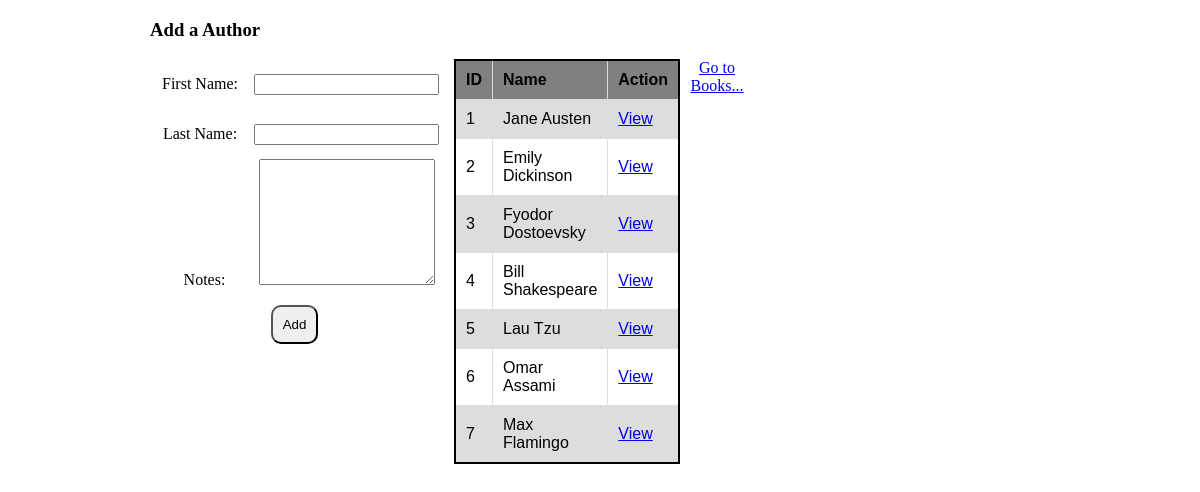
The app's page /authors with its own data.
### books_authors_app/models.py (models this page shows)
class Author(models.Model):
    first_name = models.CharField(max_length=45)
    last_name = models.CharField(max_length=45)
    notes = models.TextField()
    books = models.ManyToManyField(Book, related_name="authors")
    created_at = models.DateTimeField(auto_now_add=True)
    updated_at = models.DateTimeField(auto_now=True)

### books_authors_app/views.py (the view)
# urls.py: path('authors', views.authors),
def authors(request):
    context={
        'all_authors': Author.objects.all(),
    }
    return render(request, 'index.html', context)

### books_authors_app/templates/index.html (shortened to what this page needs)
<!DOCTYPE html>
<html lang="en">
<head>
    {% load static %}
    <link rel="stylesheet" href="{% static 'style.css' %}">
</head>
<body>
    <div id="wrapper">
        {% if all_books %}
            <h3>Add a Book</h3>
            <div class="add">
                <form action="/add_book" method="POST">
                    {% csrf_token %}
                    <p>Title: </p>
                    <input type="text" name="title"><br>
                    <p>Description: </p>
                    <textarea name="desc" id="desc"></textarea><br>
                    <input class="submit_it" type="submit" value="Add">
                </form>
            </div>
            <div class="all">
                <table>
                    <tr>
                        <th>ID</th>
                        <th>Title</th>
                        <th>Action</th>
                    </tr>
                    {% for book in all_books %}
                    <tr>
                        <td>{{book.id}}</td>
                        <td>{{book.title}}</td>
                        <td><a href="/book/{{book.id}}">View</a></td>
                    </tr>
                    {% endfor %}
                </table>
                <a id="link_it" href="authors">Go to Authors...</a>
            </div>
        {% else %}
            <h3>Add a Author</h3>
            <div class="add">
                <form action="/add_author" method="POST">
                    <p>First Name: </p>
                    <input type="text" name="f_name"><br>
                    <p>Last Name: </p>
                    <input type="text" name="l_name"><br>
                    <p>Notes: </p>
                    <textarea name="notes" id="desc"></textarea><br>
                    <input class="submit_it" type="submit" value="Add">
                </form>
            </div>
            <div class="all">
                <table>
                    <tr>
                        <th>ID</th>
                        <th>Name</th>
                        <th>Action</th>
                    </tr>
                    {% for author in all_authors %}
                    <tr>
                        <td>{{author.id}}</td>
                        <td>{{author.first_name}} {{author.last_name}}</td>
                        <td><a href="/author/{{author.id}}">View</a></td>
                    </tr>
                    {% endfor %}
                </table>
                <a id="link_it" href="/">Go to Books...</a>
            </div>
        {% endif %}
    </div>
</body>
</html>

### books_authors_app/static/style.css (style rules this page uses)
#wrapper { width: 900px; margin: 0px auto; }
h3 { width: 300px; }
.add, .all { width: 300px; display: inline-flex; text-align: center; }
p { width: 100px; display: inline-block; }
#desc { width: 170px; height: 120px; }
.submit_it { padding: 10px; border-radius: 10px; }
table { font-family: arial, sans-serif; border-collapse: collapse; width: 50%; border: 2px solid black; }
td, th { border: 1px solid #dddddd; text-align: left; padding: 10px; }
th { background-color: gray; }
tr:nth-child(even) { background-color: #dddddd; }

### records on screen
Author: id "1", first_name "Jane", last_name "Austen"
Author: id "2", first_name "Emily", last_name "Dickinson"
Author: id "3", first_name "Fyodor", last_name "Dostoevsky"
Author: id "4", first_name "Bill", last_name "Shakespeare"
Author: id "5", first_name "Lau", last_name "Tzu"
Author: id "6", first_name "Omar", last_name "Assami"
Author: id "7", first_name "Max", last_name "Flamingo"
